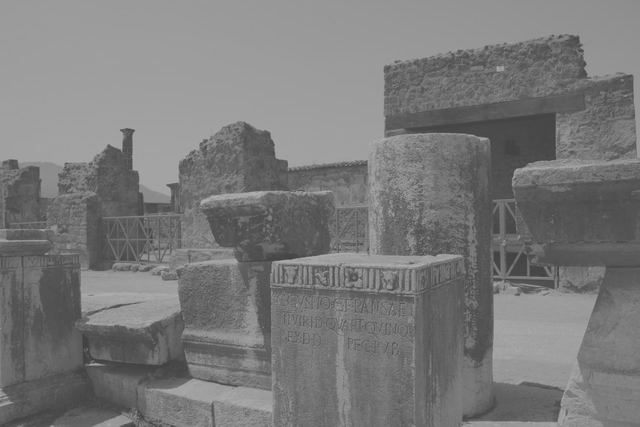
#> input picture pratica03/pompeii_low_contrast.png, 640 x 427 px, found by its file name
$ python histogram-equalization.py
#> lines starting #> are read from the running program, lines starting #| are printed output that depends on the picture
from operator import eq
import cv2
import numpy as np
from PIL import Image
import matplotlib.pyplot as plt

# exibir simples histograma de uma imagem
img_hist = cv2.imread('pratica03/pompeii_low_contrast.png', 0)
#> img_hist is the input picture: shape (427, 640); min 63, max 179, mean 121.9
plt.hist(img_hist.ravel(), 256, [0, 256])
plt.show()
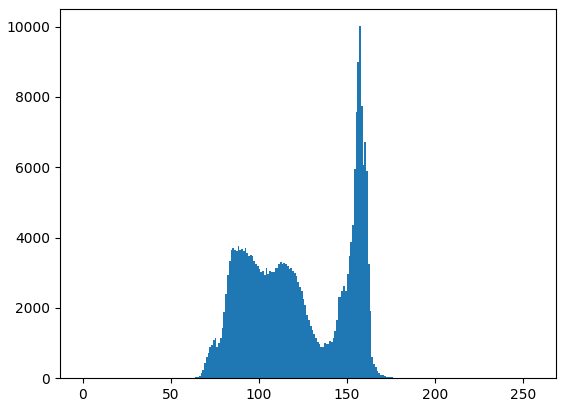
#> figure drawn by matplotlib, 1 panel; tallest bar 10011 high, from x = 157 to 158

# exibir histograma equalizado
img = cv2.imread('pratica03/pompeii_low_contrast.png', cv2.IMREAD_UNCHANGED)
print(img.shape)
#| (427, 640)
equalized = cv2.equalizeHist(img)
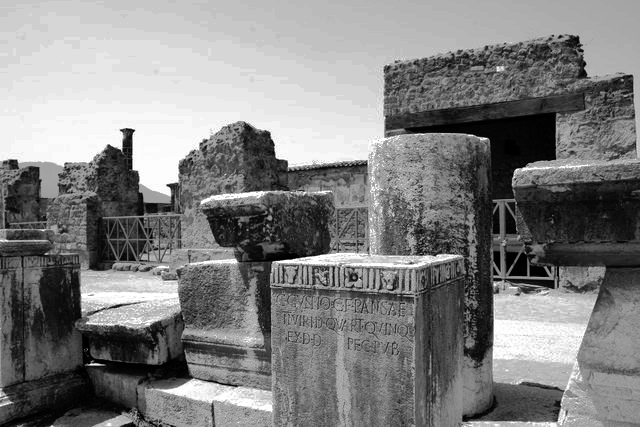
#> equalized: shape (427, 640); min 0, max 255, mean 129.3
plt.hist(equalized.ravel(), 256, [0, 256])
plt.show()
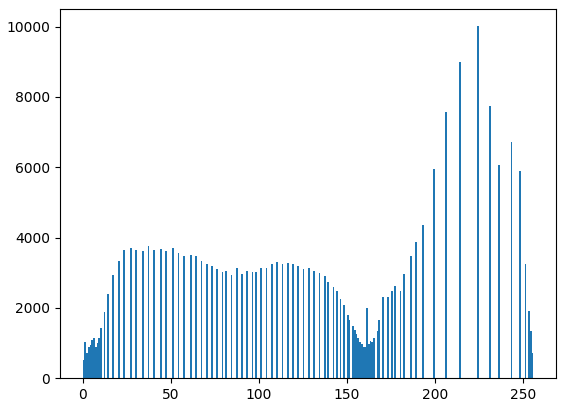
#> figure drawn by matplotlib, 1 panel; tallest bar 10011 high, from x = 224 to 225

cv2.imshow('img normal', img)
cv2.imshow('img equalized', equalized)
cv2.waitKey(0)
